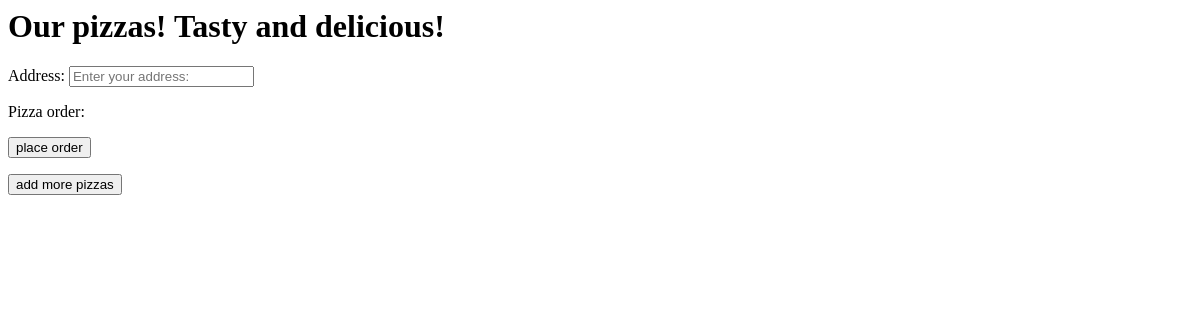
The app's page /createmodelorder, older data.
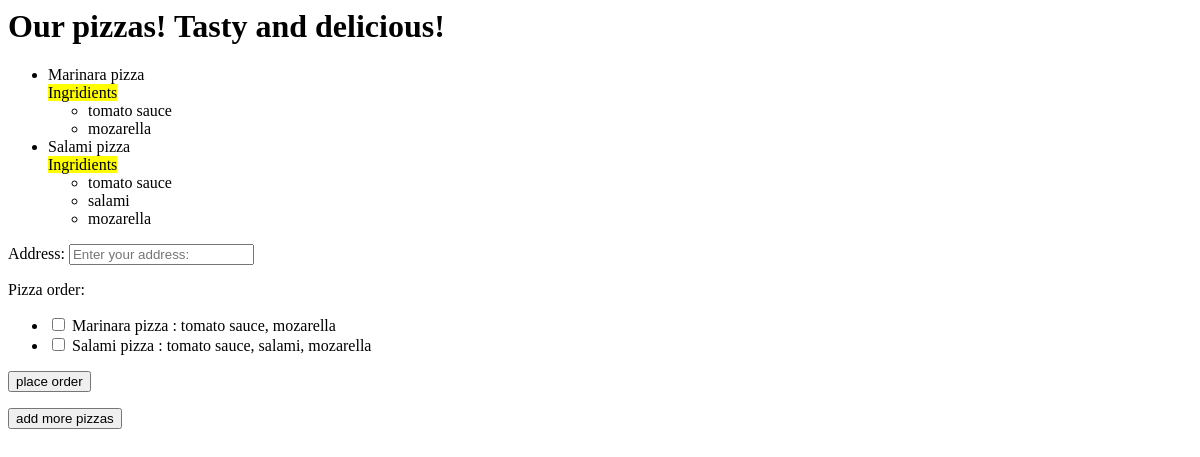
The same page, newer data.
### pizza/models.py (models this page shows, shortened)
class PizzaModel(models.Model):
    name = models.CharField(max_length=50)
    toppings = models.ManyToManyField(ToppingModel, verbose_name='toppings')
    class Meta:
        verbose_name = 'My pizza recipes'
        verbose_name_plural = "Pizza recipes"
    def __str__(self):
        return f'{self.name} : {", ".join([topping.name for topping in self.toppings.all()])}'

class ToppingModel(models.Model):
    name = models.CharField(max_length=50)
    class Meta:
        verbose_name = 'Toppings'
        verbose_name_plural = "Toppings"
    def __str__(self):
        return self.name

### order/views.py (the view)
# urls.py: path('createmodelorder', create_model_order, name='createmodelorder'),
def create_model_order(request, *args, **kwargs):
    pizzas = PizzaModel.objects.all()
    model_form = CreateOrderModelForm(request.POST or None)
    context = {
        'pizzas' : pizzas,
        'form' : model_form,
    }
    return render(request, 'order/create_model_order.html', context=context)

### order/forms.py
class CreateOrderModelForm(forms.ModelForm):
    error_css_class = 'error-field-class'
    required_css_class = 'required=field-class'
    class Meta:
        model = OrderModel
        fields = ['address', 'pizza_order']
        widgets = {
            'address' : forms.TextInput(attrs={
                'class': 'form-control',
                'placeholder' : 'Enter your address:'
            }),
            'pizza_order': forms.CheckboxSelectMultiple()
        }

### templates/order/create_model_order.html (shortened to what this page needs)
<h1>Our pizzas! Tasty and delicious!</h1>
<ul>
    {% for p in pizzas %}
        <li>{{ p.name }}</li>
        <div>
            <mark>Ingridients</mark>
        </div>
        <ul>
            {% for ingridient in p.toppings.all %}
                <li>{{ ingridient }}</li>
            {% endfor %}
        </ul>
    {% endfor %}
</ul>
<form action="" method="post" class="form">
    {{ form.as_p }}
    <input type="submit" value="place order">
</form>
<button class="more">add more pizzas</button>

Row changes from the older to the newer data that the page shows:
added PizzaModel: name "Marinara pizza"
now on this page (row unchanged): ToppingModel: name "tomato sauce"
now on this page (row unchanged): ToppingModel: name "mozarella"
added PizzaModel: name "Salami pizza"
now on this page (row unchanged): ToppingModel: name "salami", shown under "Salami pizza"
Text that changed along with them:
form field pizza_order: (not shown) → "☐ ☐"
text no longer shown: "Address: Pizza order:"
text now shown: "Address: Pizza order: Marinara pizza : tomato sauce, mozarella Salami pizza : tomato sauce, salami, mozarella"
